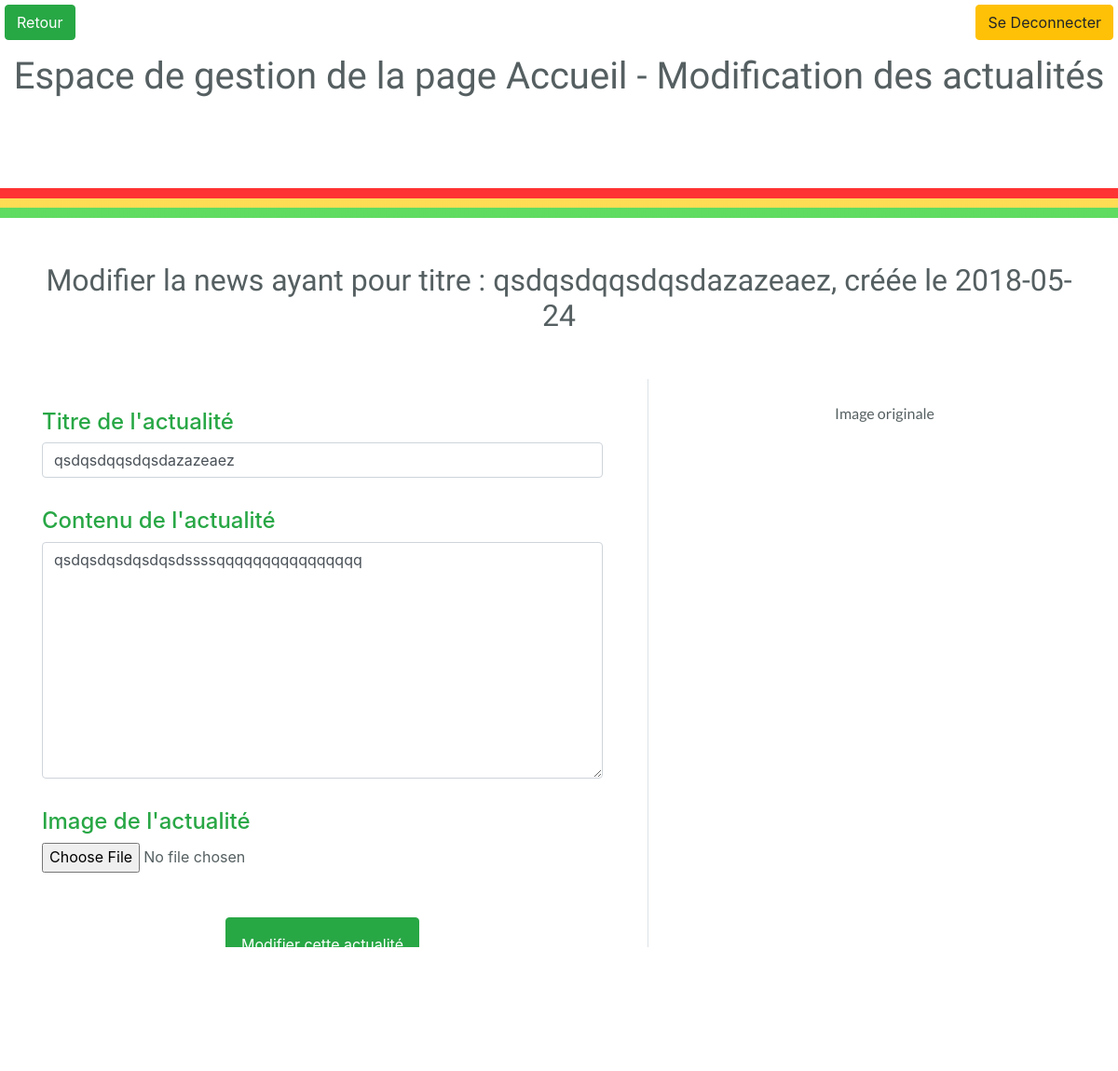
Page /admin/accueil/nos_actualites_modif.php?p=49 (signed in) on the committed database.
### tables this page shows
CREATE TABLE IF NOT EXISTS `wb_actu` (
  `id_actu` int(4) NOT NULL AUTO_INCREMENT,
  `actu_titre` varchar(255) NOT NULL,
  `actu_contenu` longtext NOT NULL,
  `actu_image` varchar(255) NOT NULL,
  `actu_date_creation` date NOT NULL,
  PRIMARY KEY (`id_actu`)
);

### admin/accueil/nos_actualites_modif.php (the view, shortened to what this page needs)
<?php
if ($_SESSION['admin'] === "administrateur" and !empty($_SESSION['login'])){
require '../config/db.php';
$id_actu = intval($_GET['p']);
$req_actu=$db->prepare("SELECT * FROM wb_actu WHERE id_actu = $id_actu");
$req_actu->execute();
$actu = $req_actu->fetch();
}
?>
    <!DOCTYPE html>
    <html lang="fr">
    <head>
        <?php
    require_once '../includes/css-head.php';
    ?>
    </head>
    <body>
        <?php
        require_once '../includes/function.php';
       ?>
    <div class="w-100 hr-guinea-flag my-5" style="height:2em"></div>
            <div class="container">
                <h2 class="text-center my-5">Modifier la news ayant pour titre : <?=  $actu["actu_titre"] ?>, créée le  <?= $actu["actu_date_creation"]; ?> </h2>
                    <div class="row">
                        <div class="col-7 pr-5">
                   <form action="<?php echo $_SERVER['PHP_SELF']; ?>" method="post" enctype="multipart/form-data" class="upload-form">
                    <div class="form-group">
                        <label for="titre" class="h4 text-success"> Titre de l'actualité</label>
                        <input type="text" name="actu_titre" class="form-control" id="titre" value="<?= $actu["actu_titre"] ?>" required>
                    </div>
                    <div class="form-group">
                        <label for="contenu" class="h4 text-success">Contenu de l'actualité</label>
                        <textarea name="actu_contenu" class="form-control" id="contenu" rows="10"><?=  $actu["actu_contenu"] ?></textarea>
                    </div>
                    <div class="form-group">
                        <label for="image_actu" class="h4 text-success">Image de l'actualité</label>
                        <input type="file" name="image" class="form-control-file input-file" id="image_actu" data-max-size="1048576" >
                    </div>
                    <div class="control text-center mt-5">
                        <button type="submit" class="btn btn-success p-3">Modifier cette actualité</button>
                    </div>
                    </form>
                    </div>
                    <div class="col-5 border-left pl-5 text-center">
                         <p class="mt-4">Image originale</p><img src="../../assets/img/<?=  $actu["actu_image"] ?>" alt="" class="img-fluid ">
                    </div>
                    </div>
            </div>
    <div class="w-100 hr-guinea-flag my-5" style="height:2em"></div>
    </body>
    </html>

### admin/assets/css/style.css (style rules this page uses)
html { font-size: 1rem; }
body { color: #555F61; line-height: 1.61803398875; max-width: 1920px; margin:0 auto; }
h1, h2, h3, h4, h5, h6 { font-family:'Fresca' !important }
span, p, li:not(.nav-item ) { font-family: 'Lato'; }
.hr-guinea-flag { height: 2em }
.form-group { margin-top:2em ; margin-bottom:2em ; }
.hr-guinea-flag { background-image: linear-gradient(to bottom, rgba(254, 0, 0, .8) 0, rgba(254, 0, 0, .8) 33.33%, rgba(254, 212, 42, .8) 33.33%, rgba(254, 212, 42, .8) 66.66%, rgba(57, 211, 58, .8) 66.66%, rgba(57, 211, 58, .8) 100%); height: 4em; }

### rows in the picture
wb_actu: actu_titre "qsdqsdqqsdqsdazazeaez", actu_date_creation "2018-05-24", actu_contenu "qsdqsdqsdqsdqsdssssqqqqqqqqqqqqqqqq"

### other values in the picture
$nom "Espace de gestion de la page Accueil - Modification des actualités"
